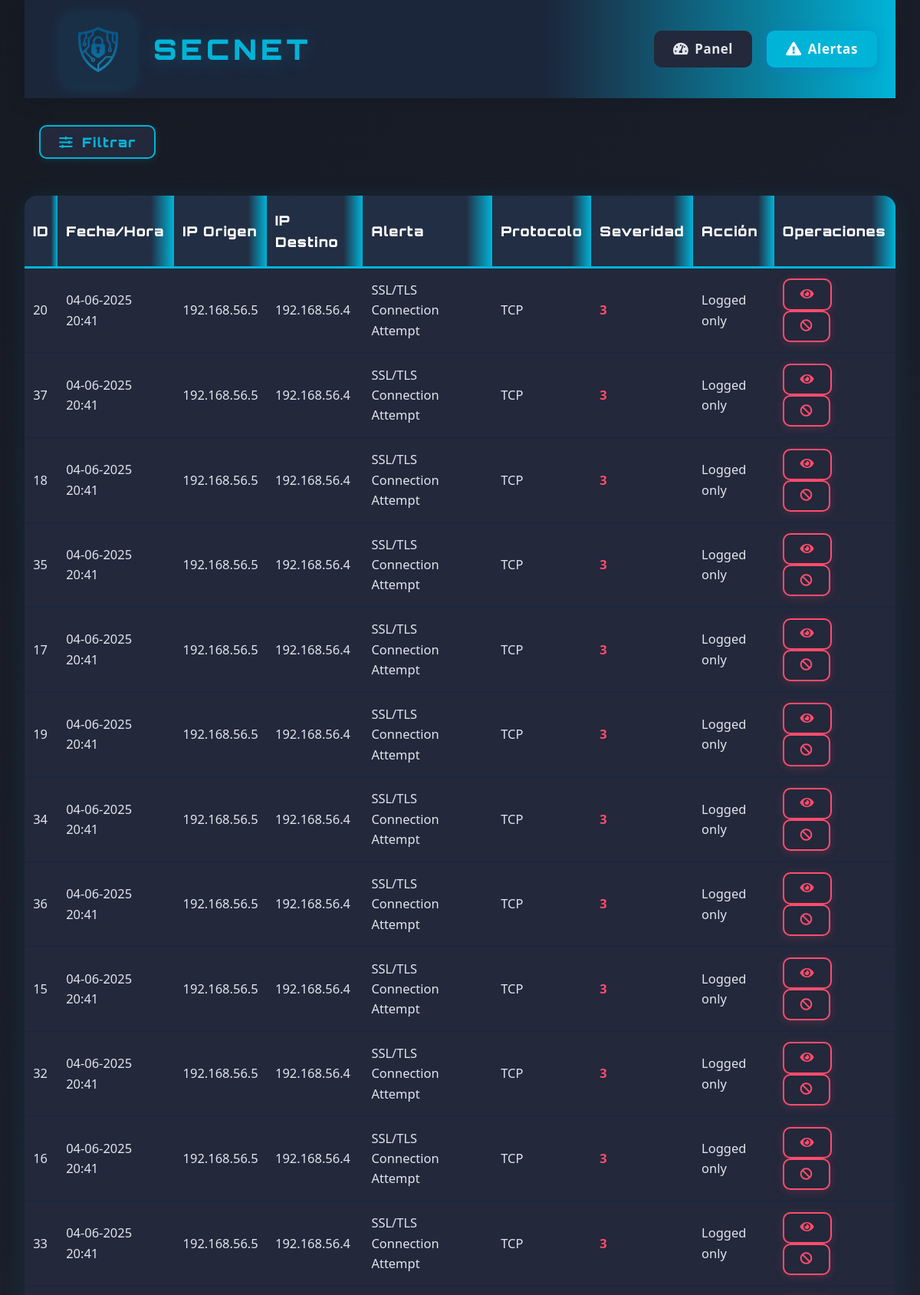
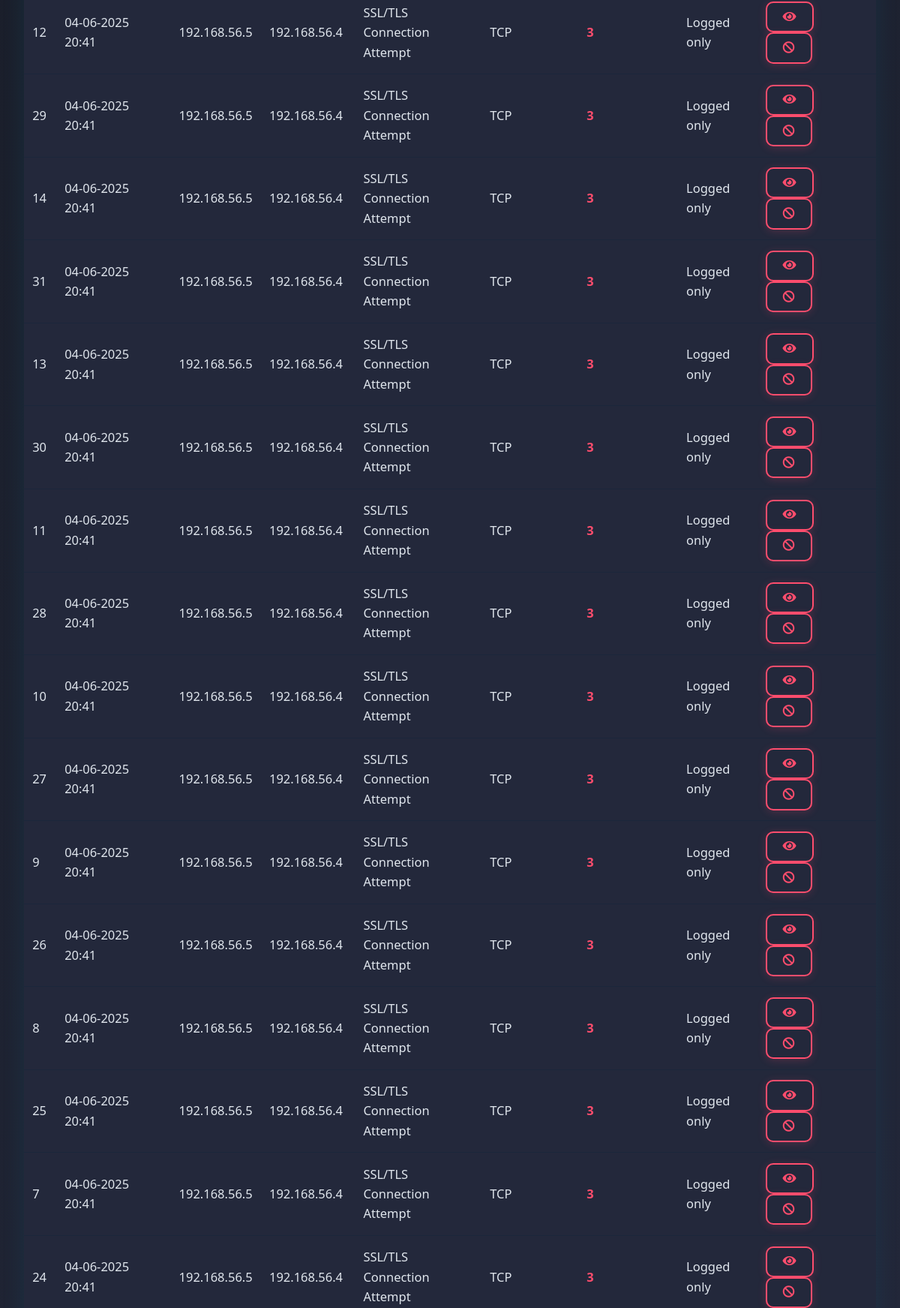
Screenshot of /web-interface/alerts.php (upper part) with the database file from the repository (2 pictures, top to bottom).
### tables this page shows
CREATE TABLE alerts (
        id INTEGER PRIMARY KEY AUTOINCREMENT,
        timestamp TEXT,
        source_ip TEXT,
        destination_ip TEXT,
        alert_message TEXT,
        severity INTEGER,
        protocol TEXT,
        action_taken TEXT,
        raw_data TEXT
    );

### web-interface/alerts.php (the view, shortened to what this page needs)
<!DOCTYPE html>
<html lang="es">
<head>
    <link rel="stylesheet" href="css/style.css">
    <link rel="stylesheet" href="https://cdnjs.cloudflare.com/ajax/libs/font-awesome/5.15.3/css/all.min.css">
</head>
<body>
    <div class="container">
        <header>
            <div class="logo-container">
                <a href="index.php" style="display:flex;align-items:center;text-decoration:none;">
                    <img src="assets/logo.png" alt="Logo">
                    <h1 style="font-family: 'Orbitron', sans-serif;">SecNet</h1>
                </a>
            </div>
            <nav>
                <ul>
                    <li><a href="index.php"><i class="fas fa-tachometer-alt"></i> Panel</a></li>
                    <li><a href="alerts.php" class="active"><i class="fas fa-exclamation-triangle"></i> Alertas</a></li>
                </ul>
            </nav>
        </header>
        <main>
            <section class="alerts-section">
                <button id="toggleFiltersBtn" class="filter-button" type="button" style="margin-bottom:1.2rem;"><i class="fas fa-sliders-h"></i> Filtrar</button>
                <div class="alerts-table">
                    <table class="tech-table">
                        <thead>
                            <tr>
                                <th>ID</th>
                                <th>Fecha/Hora</th>
                                <th>IP Origen</th>
                                <th>IP Destino</th>
                                <th>Alerta</th>
                                <th>Protocolo</th>
                                <th>Severidad</th>
                                <th>Acción</th>
                                <th>Operaciones</th>
                            </tr>
                        </thead>
                        <tbody id="alertsTableBody">
                            <?php
                            $db = new SQLite3('/var/www/html/database/alerts.db');
                            $db->exec("PRAGMA timezone = 'Europe/Madris'");
                            $offset = isset($_GET['offset']) ? intval($_GET['offset']) : 0;
                            $limit = 30;
                            $query = "SELECT * FROM alerts WHERE 1=1";
                            $query .= " ORDER BY timestamp DESC LIMIT $limit OFFSET $offset";
                            $stmt = $db->prepare($query);
                            $results = $stmt->execute();
                            while ($row = $results->fetchArray(SQLITE3_ASSOC)) {
                                $severity_class = 'low';
                                if ($row['severity'] == 2) {
                                    $severity_class = 'medium';
                                } elseif ($row['severity'] >= 3) {
                                    $severity_class = 'high';
                                }
                                echo '<tr>';
                                echo '<td>' . $row['id'] . '</td>';
                                $date = new DateTime($row['timestamp'], new DateTimeZone('UTC'));
                                $date->setTimezone(new DateTimeZone('Europe/Madrid'));
                                echo '<td data-timestamp="' . strtotime($row['timestamp']) . '">' . $date->format('d-m-Y H:i') . '</td>';
                                echo '<td>' . htmlspecialchars($row['source_ip']) . '</td>';
                                echo '<td>' . htmlspecialchars($row['destination_ip']) . '</td>';
                                echo '<td>' . htmlspecialchars($row['alert_message']) . '</td>';
                                echo '<td>' . htmlspecialchars($row['protocol']) . '</td>';
                                echo '<td class="severity ' . $severity_class . '">' . $row['severity'] . '</td>';
                                echo '<td>' . htmlspecialchars($row['action_taken']) . '</td>';
                                echo '<td>';
                                echo '<button class="action-btn alerta details-button" onclick="viewAlertDetails(' . $row['id'] . ')"><i class="fas fa-eye"></i></button> ';
                                echo '<button class="action-btn alerta block-button" onclick="blockIP(\'' . htmlspecialchars($row['source_ip']) . '\')"><i class="fas fa-ban"></i></button>';
                                echo '</td>';
                                echo '</tr>';
                            }
                            ?>
                        </tbody>
                    </table>
                </div>
            </section>
        </main>
    </div>
</body>
</html>

### rows the page displays
alerts: id "20", timestamp "04-06-2025 20:41", source_ip "192.168.56.5", destination_ip "192.168.56.4", alert_message "SSL/TLS Connection Attempt", protocol "TCP", severity "3", action_taken "Logged only"
alerts: id "37", timestamp "04-06-2025 20:41", source_ip "192.168.56.5", destination_ip "192.168.56.4", alert_message "SSL/TLS Connection Attempt", protocol "TCP", severity "3", action_taken "Logged only"
alerts: id "18", timestamp "04-06-2025 20:41", source_ip "192.168.56.5", destination_ip "192.168.56.4", alert_message "SSL/TLS Connection Attempt", protocol "TCP", severity "3", action_taken "Logged only"
alerts: id "35", timestamp "04-06-2025 20:41", source_ip "192.168.56.5", destination_ip "192.168.56.4", alert_message "SSL/TLS Connection Attempt", protocol "TCP", severity "3", action_taken "Logged only"
alerts: id "17", timestamp "04-06-2025 20:41", source_ip "192.168.56.5", destination_ip "192.168.56.4", alert_message "SSL/TLS Connection Attempt", protocol "TCP", severity "3", action_taken "Logged only"
alerts: id "19", timestamp "04-06-2025 20:41", source_ip "192.168.56.5", destination_ip "192.168.56.4", alert_message "SSL/TLS Connection Attempt", protocol "TCP", severity "3", action_taken "Logged only"
alerts: id "34", timestamp "04-06-2025 20:41", source_ip "192.168.56.5", destination_ip "192.168.56.4", alert_message "SSL/TLS Connection Attempt", protocol "TCP", severity "3", action_taken "Logged only"
alerts: id "36", timestamp "04-06-2025 20:41", source_ip "192.168.56.5", destination_ip "192.168.56.4", alert_message "SSL/TLS Connection Attempt", protocol "TCP", severity "3", action_taken "Logged only"
alerts: id "15", timestamp "04-06-2025 20:41", source_ip "192.168.56.5", destination_ip "192.168.56.4", alert_message "SSL/TLS Connection Attempt", protocol "TCP", severity "3", action_taken "Logged only"
alerts: id "32", timestamp "04-06-2025 20:41", source_ip "192.168.56.5", destination_ip "192.168.56.4", alert_message "SSL/TLS Connection Attempt", protocol "TCP", severity "3", action_taken "Logged only"
alerts: id "16", timestamp "04-06-2025 20:41", source_ip "192.168.56.5", destination_ip "192.168.56.4", alert_message "SSL/TLS Connection Attempt", protocol "TCP", severity "3", action_taken "Logged only"
alerts: id "33", timestamp "04-06-2025 20:41", source_ip "192.168.56.5", destination_ip "192.168.56.4", alert_message "SSL/TLS Connection Attempt", protocol "TCP", severity "3", action_taken "Logged only"
alerts: id "12", timestamp "04-06-2025 20:41", source_ip "192.168.56.5", destination_ip "192.168.56.4", alert_message "SSL/TLS Connection Attempt", protocol "TCP", severity "3", action_taken "Logged only"
alerts: id "29", timestamp "04-06-2025 20:41", source_ip "192.168.56.5", destination_ip "192.168.56.4", alert_message "SSL/TLS Connection Attempt", protocol "TCP", severity "3", action_taken "Logged only"
alerts: id "14", timestamp "04-06-2025 20:41", source_ip "192.168.56.5", destination_ip "192.168.56.4", alert_message "SSL/TLS Connection Attempt", protocol "TCP", severity "3", action_taken "Logged only"
alerts: id "31", timestamp "04-06-2025 20:41", source_ip "192.168.56.5", destination_ip "192.168.56.4", alert_message "SSL/TLS Connection Attempt", protocol "TCP", severity "3", action_taken "Logged only"
alerts: id "13", timestamp "04-06-2025 20:41", source_ip "192.168.56.5", destination_ip "192.168.56.4", alert_message "SSL/TLS Connection Attempt", protocol "TCP", severity "3", action_taken "Logged only"
alerts: id "30", timestamp "04-06-2025 20:41", source_ip "192.168.56.5", destination_ip "192.168.56.4", alert_message "SSL/TLS Connection Attempt", protocol "TCP", severity "3", action_taken "Logged only"
alerts: id "11", timestamp "04-06-2025 20:41", source_ip "192.168.56.5", destination_ip "192.168.56.4", alert_message "SSL/TLS Connection Attempt", protocol "TCP", severity "3", action_taken "Logged only"
alerts: id "28", timestamp "04-06-2025 20:41", source_ip "192.168.56.5", destination_ip "192.168.56.4", alert_message "SSL/TLS Connection Attempt", protocol "TCP", severity "3", action_taken "Logged only"
alerts: id "10", timestamp "04-06-2025 20:41", source_ip "192.168.56.5", destination_ip "192.168.56.4", alert_message "SSL/TLS Connection Attempt", protocol "TCP", severity "3", action_taken "Logged only"
alerts: id "27", timestamp "04-06-2025 20:41", source_ip "192.168.56.5", destination_ip "192.168.56.4", alert_message "SSL/TLS Connection Attempt", protocol "TCP", severity "3", action_taken "Logged only"
alerts: id "9", timestamp "04-06-2025 20:41", source_ip "192.168.56.5", destination_ip "192.168.56.4", alert_message "SSL/TLS Connection Attempt", protocol "TCP", severity "3", action_taken "Logged only"
alerts: id "26", timestamp "04-06-2025 20:41", source_ip "192.168.56.5", destination_ip "192.168.56.4", alert_message "SSL/TLS Connection Attempt", protocol "TCP", severity "3", action_taken "Logged only"
alerts: id "8", timestamp "04-06-2025 20:41", source_ip "192.168.56.5", destination_ip "192.168.56.4", alert_message "SSL/TLS Connection Attempt", protocol "TCP", severity "3", action_taken "Logged only"
alerts: id "25", timestamp "04-06-2025 20:41", source_ip "192.168.56.5", destination_ip "192.168.56.4", alert_message "SSL/TLS Connection Attempt", protocol "TCP", severity "3", action_taken "Logged only"
alerts: id "7", timestamp "04-06-2025 20:41", source_ip "192.168.56.5", destination_ip "192.168.56.4", alert_message "SSL/TLS Connection Attempt", protocol "TCP", severity "3", action_taken "Logged only"
alerts: id "24", timestamp "04-06-2025 20:41", source_ip "192.168.56.5", destination_ip "192.168.56.4", alert_message "SSL/TLS Connection Attempt", protocol "TCP", severity "3", action_taken "Logged only"
